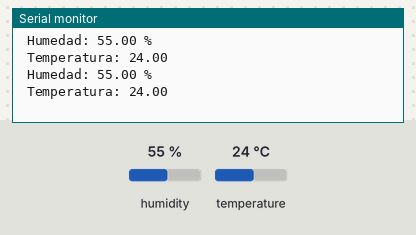
Recording of a sketch running on a simulated Arduino Uno, built with avr-gcc and run on an emulated ATmega328P. Parts: the last lines printed to the serial monitor. The inputs (shaded band) are chosen by the test bench; at power-on: humidity 55 %, temperature 24 °C.

Above: at 5.8 s.
5.9 s: humidity set to 22 %
At 11.2 s:
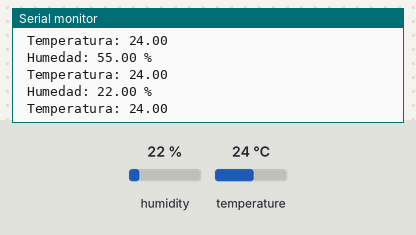
11.9 s: temperature set to 12 °C
At 16.0 s:
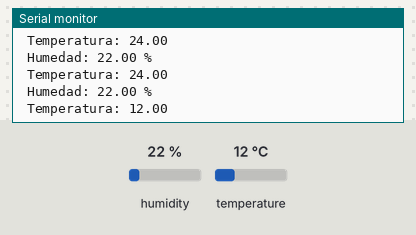
17.9 s: humidity set to 40 %
At 20.7 s:
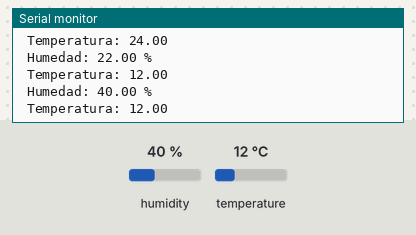
Timing chart, 0 to 22.2 s (numbered marks = the images above; inputs shaded):
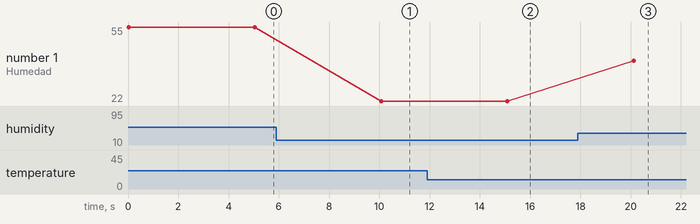

Measured:
- after the input at 5.9 s, the serial monitor: prints a new line after 4.2 s (image 1)
- after the input at 11.9 s, the serial monitor: prints a new line after 3.2 s (image 2)
- after the input at 17.9 s, the serial monitor: prints a new line after 2.2 s (image 3)
- plotted number 1: 55 → 22 after the input at 5.9 s, 22 → 40 after the input at 17.9 s

The sketch:

DTH11.ino
```cpp
#include <DHT.h>
#define DHTPIN 8
#define DHTTYPE DHT11
DHT dht(DHTPIN, DHTTYPE);
void setup() {
 Serial.begin(9600);
  dht.begin();
}

void loop() {

  // Leemos la humedad relativa
  float h = dht.readHumidity();
  // Leemos la temperatura en grados centígrados (por defecto)
  float t = dht.readTemperature();

  Serial.print("\n Humedad: ");
  Serial.print(h);
  Serial.print(" %\t");
  Serial.print("\n Temperatura: ");
  Serial.print(t);

  delay (5000);
}
```
